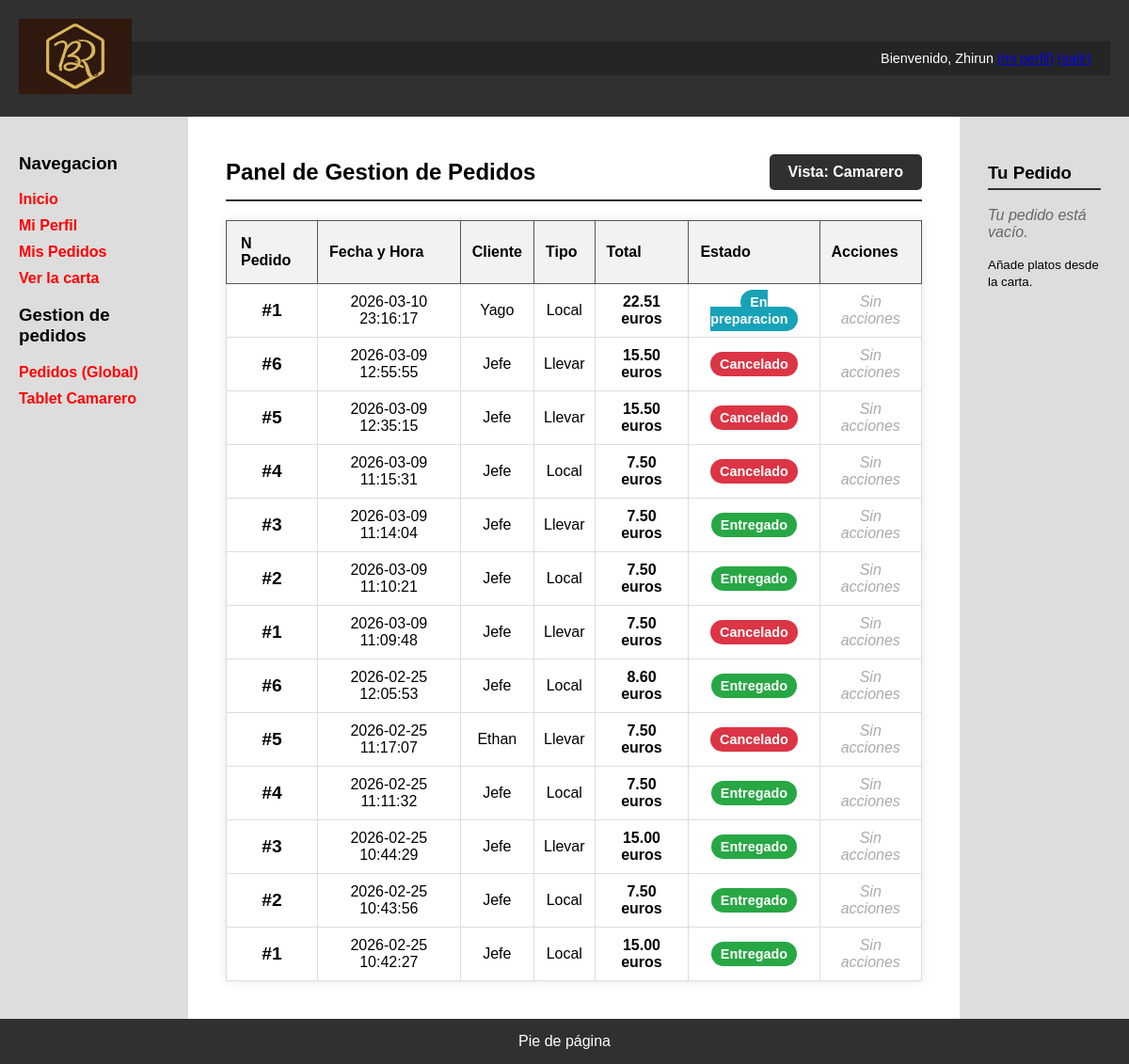
Page /gestion_pedidos.php (signed in) on the committed database.
### tables this page shows
CREATE TABLE `pedidos` (
  `id` int(11) NOT NULL,
  `id_usuario` int(11) NOT NULL,
  `numero_pedido` int(11) NOT NULL,
  `fecha` datetime DEFAULT current_timestamp(),
  `estado` enum('Recibido','En preparacion','Cocinando','Listo cocina','Terminado','Entregado','Cancelado') NOT NULL DEFAULT 'Recibido',
  `tipo` enum('Local','Llevar') NOT NULL,
  `total` decimal(10,2) NOT NULL DEFAULT 0.00
);

CREATE TABLE `usuarios` (
  `id` int(11) NOT NULL,
  `nombreUsuario` varchar(30) NOT NULL,
  `password` varchar(70) NOT NULL,
  `avatar` varchar(255) DEFAULT 'default.png',
  `nombre` varchar(50) NOT NULL,
  `apellidos` varchar(100) NOT NULL,
  `email` varchar(100) NOT NULL,
  `rol` int(11) NOT NULL DEFAULT 1
);

### gestion_pedidos.php (the view, shortened to what this page needs)
<?php
$conn = Aplicacion::getInstance()->getConexionBd();
$esCamarero = isset($_SESSION['esCamarero']) ? $_SESSION['esCamarero'] : false;
$nombreRol = "Personal";
if ($esCamarero) $nombreRol = "Camarero";
$query = "SELECT p.id, p.numero_pedido, p.fecha, p.estado, p.tipo, p.total, u.nombre AS nombre_cliente
          FROM Pedidos p
          JOIN usuarios u ON p.id_usuario = u.id
          ORDER BY p.fecha DESC";
$rs = $conn->query($query);
$contenidoPrincipal = <<<EOS
    <div class="gestion-header">
        <h1 class="gestion-header-title">Panel de Gestion de Pedidos</h1>
        <span class="gestion-header-rol">Vista: {$nombreRol}</span>
    </div>
EOS;
if ($rs && $rs->num_rows > 0) {
    $filasTabla = "";
    foreach ($rs as $fila) {
        $totalFmt = number_format($fila['total'], 2, '.', '');
        $claseEstado = 'badge-estado--generico';
        switch ($fila['estado']) {
            case 'En preparacion':
            case 'Cocinando':       $claseEstado = 'badge-estado--preparacion';  break;
            case 'Terminado':
            case 'Entregado':       $claseEstado = 'badge-estado--terminado';    break;
            case 'Cancelado':       $claseEstado = 'badge-estado--cancelado';    break;
        }
        $badgeEstado = "<span class='badge-estado {$claseEstado}'>{$fila['estado']}</span>";
        if ($fila['estado'] === 'Recibido') {
            $accion = "
                <form action='gestion_pedidos.php' method='POST' class='form-inline'>
                    <input type='hidden' name='id_pedido' value='{$fila['id']}'>
                    <input type='hidden' name='accion' value='cancelar'>
                    <button type='submit' class='btn-cancelar-pedido-admin'>Cancelar</button>
                </form>";
        } else {
            $accion = "<span class='gestion-pedidos-sin-acciones'>Sin acciones</span>";
        }
        $filasTabla .= <<<EOS
            <tr class='gestion-pedidos-row'>
                <td class='gestion-pedidos-cell gestion-pedidos-cell--numero'>#{$fila['numero_pedido']}</td>
                <td class='gestion-pedidos-cell'>{$fila['fecha']}</td>
                <td class='gestion-pedidos-cell'>{$fila['nombre_cliente']}</td>
                <td class='gestion-pedidos-cell'>{$fila['tipo']}</td>
                <td class='gestion-pedidos-cell gestion-pedidos-total'><strong>{$totalFmt} euros</strong></td>
                <td class='gestion-pedidos-cell'>{$badgeEstado}</td>
                <td class='gestion-pedidos-cell'>{$accion}</td>
            </tr>
        EOS;
    }
    $contenidoPrincipal .= <<<EOS
        <table class='gestion-pedidos-tabla'>
            <thead class='gestion-pedidos-thead'>
                <tr>
                    <th class='gestion-pedidos-th-principal'>N Pedido</th>
                    <th class='gestion-pedidos-th'>Fecha y Hora</th>
                    <th class='gestion-pedidos-th'>Cliente</th>
                    <th class='gestion-pedidos-th'>Tipo</th>
                    <th class='gestion-pedidos-th'>Total</th>
                    <th class='gestion-pedidos-th'>Estado</th>
                    <th class='gestion-pedidos-th'>Acciones</th>
                </tr>
            </thead>
            <tbody>$filasTabla</tbody>
        </table>
    EOS;
} else {
    $contenidoPrincipal .= <<<EOS
        <div class='gestion-pedidos-empty'>
            <h3 class='gestion-pedidos-empty-title'>No hay pedidos registrados en el sistema todavia.</h3>
        </div>
    EOS;
}
require __DIR__.'/includes/vistas/plantillas/plantilla.php';

### CSS/estilo.css (style rules this page uses)
body { background-color: #CDCDCD; margin: 0; font-family: Arial, sans-serif; }
table { width: 100%; border-collapse: collapse; margin-top: 20px; }
th { background-color: #f2f2f2; padding: 12px; border: 1px solid #ccc; text-align: left; }
td { padding: 10px; border: 1px solid #eee; }
.badge-estado { color: white; padding: 5px 10px; border-radius: 15px; font-size: 0.9em; font-weight: bold; }
.badge-estado--preparacion { background: #17a2b8; }
.badge-estado--terminado { background: #28a745; }
.badge-estado--cancelado { background: #dc3545; }

### CSS/gestion_pedidos.css (style rules this page uses)
.gestion-header { display: flex; justify-content: space-between; align-items: center; border-bottom: 2px solid #303030; padding-bottom: 10px; margin-bottom: 20px; }
.gestion-header-title { margin: 0; }
.gestion-header-rol { background: #303030; color: white; padding: 10px 20px; border-radius: 5px; font-weight: bold; }
.gestion-pedidos-tabla { width: 100%; text-align: center; border-collapse: collapse; background: white; box-shadow: 0 0 10px rgba(0, 0, 0, 0.1); }
.gestion-pedidos-thead { background: #303030; color: black; }
.gestion-pedidos-th-principal { padding: 15px; border: 1px solid #555; }
.gestion-pedidos-th { border: 1px solid #555; }
.gestion-pedidos-row { border-bottom: 1px solid #eee; }
.gestion-pedidos-cell { border: 1px solid #ddd; }
.gestion-pedidos-cell--numero { padding: 15px; font-weight: bold; font-size: 1.2em; border: 1px solid #ddd; }
.gestion-pedidos-total { font-weight: bold; }
.gestion-pedidos-sin-acciones { color: #aaa; font-style: italic; }

### rows in the picture
pedidos: numero_pedido "1", fecha "2026-03-10 23:16:17", id_usuario.nombre "Yago", tipo "Local", total "22.51", estado "En preparacion", shows "Sin acciones"
pedidos: numero_pedido "6", fecha "2026-03-09 12:55:55", id_usuario.nombre "Jefe", tipo "Llevar", total "15.50", estado "Cancelado", shows "Sin acciones"
pedidos: numero_pedido "5", fecha "2026-03-09 12:35:15", id_usuario.nombre "Jefe", tipo "Llevar", total "15.50", estado "Cancelado", shows "Sin acciones"
pedidos: numero_pedido "4", fecha "2026-03-09 11:15:31", id_usuario.nombre "Jefe", tipo "Local", total "7.50", estado "Cancelado", shows "Sin acciones"
pedidos: numero_pedido "3", fecha "2026-03-09 11:14:04", id_usuario.nombre "Jefe", tipo "Llevar", total "7.50", estado "Entregado", shows "Sin acciones"
pedidos: numero_pedido "2", fecha "2026-03-09 11:10:21", id_usuario.nombre "Jefe", tipo "Local", total "7.50", estado "Entregado", shows "Sin acciones"
pedidos: numero_pedido "1", fecha "2026-03-09 11:09:48", id_usuario.nombre "Jefe", tipo "Llevar", total "7.50", estado "Cancelado", shows "Sin acciones"
pedidos: numero_pedido "6", fecha "2026-02-25 12:05:53", id_usuario.nombre "Jefe", tipo "Local", total "8.60", estado "Entregado", shows "Sin acciones"
pedidos: numero_pedido "5", fecha "2026-02-25 11:17:07", id_usuario.nombre "Ethan", tipo "Llevar", total "7.50", estado "Cancelado", shows "Sin acciones"
pedidos: numero_pedido "4", fecha "2026-02-25 11:11:32", id_usuario.nombre "Jefe", tipo "Local", total "7.50", estado "Entregado", shows "Sin acciones"
pedidos: numero_pedido "3", fecha "2026-02-25 10:44:29", id_usuario.nombre "Jefe", tipo "Llevar", total "15.00", estado "Entregado", shows "Sin acciones"
pedidos: numero_pedido "2", fecha "2026-02-25 10:43:56", id_usuario.nombre "Jefe", tipo "Local", total "7.50", estado "Entregado", shows "Sin acciones"
pedidos: numero_pedido "1", fecha "2026-02-25 10:42:27", id_usuario.nombre "Jefe", tipo "Local", total "15.00", estado "Entregado", shows "Sin acciones"

### other values in the picture
$_SESSION['nombre'] "Zhirun"
$nombreRol "Camarero"
